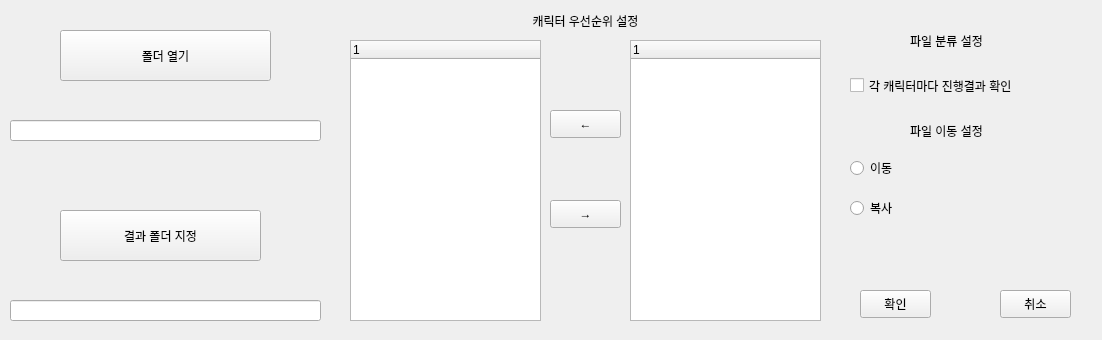
<?xml version="1.0" encoding="UTF-8"?>
<ui version="4.0">
 <class>Form</class>
 <widget class="QWidget" name="Form">
  <property name="geometry">
   <rect>
    <x>0</x>
    <y>0</y>
    <width>1102</width>
    <height>340</height>
   </rect>
  </property>
  <property name="windowTitle">
   <string>이미지 자동 분류</string>
  </property>
  <widget class="QPushButton" name="BtnFolderSrc">
   <property name="geometry">
    <rect>
     <x>60</x>
     <y>30</y>
     <width>211</width>
     <height>51</height>
    </rect>
   </property>
   <property name="text">
    <string>폴더 열기</string>
   </property>
  </widget>
  <widget class="QCheckBox" name="checkBox">
   <property name="geometry">
    <rect>
     <x>850</x>
     <y>70</y>
     <width>221</width>
     <height>31</height>
    </rect>
   </property>
   <property name="text">
    <string>각 캐릭터마다 진행결과 확인</string>
   </property>
  </widget>
  <widget class="QLabel" name="label_3">
   <property name="geometry">
    <rect>
     <x>460</x>
     <y>10</y>
     <width>251</width>
     <height>21</height>
    </rect>
   </property>
   <property name="text">
    <string>캐릭터 우선순위 설정</string>
   </property>
   <property name="alignment">
    <set>Qt::AlignCenter</set>
   </property>
  </widget>
  <widget class="QPushButton" name="buttonOK">
   <property name="geometry">
    <rect>
     <x>860</x>
     <y>290</y>
     <width>71</width>
     <height>28</height>
    </rect>
   </property>
   <property name="text">
    <string>확인</string>
   </property>
  </widget>
  <widget class="QPushButton" name="buttonCancel">
   <property name="geometry">
    <rect>
     <x>1000</x>
     <y>290</y>
     <width>71</width>
     <height>28</height>
    </rect>
   </property>
   <property name="text">
    <string>취소</string>
   </property>
  </widget>
  <widget class="QPushButton" name="buttonUP">
   <property name="geometry">
    <rect>
     <x>550</x>
     <y>110</y>
     <width>71</width>
     <height>28</height>
    </rect>
   </property>
   <property name="text">
    <string>←</string>
   </property>
  </widget>
  <widget class="QPushButton" name="buttonDown">
   <property name="geometry">
    <rect>
     <x>550</x>
     <y>200</y>
     <width>71</width>
     <height>28</height>
    </rect>
   </property>
   <property name="text">
    <string>→</string>
   </property>
  </widget>
  <widget class="QLabel" name="label_4">
   <property name="geometry">
    <rect>
     <x>910</x>
     <y>30</y>
     <width>101</width>
     <height>21</height>
    </rect>
   </property>
   <property name="text">
    <string>파일 분류 설정</string>
   </property>
  </widget>
  <widget class="QLabel" name="label_5">
   <property name="geometry">
    <rect>
     <x>910</x>
     <y>120</y>
     <width>101</width>
     <height>21</height>
    </rect>
   </property>
   <property name="text">
    <string>파일 이동 설정</string>
   </property>
  </widget>
  <widget class="QTreeWidget" name="treeWidget">
   <property name="geometry">
    <rect>
     <x>350</x>
     <y>40</y>
     <width>191</width>
     <height>281</height>
    </rect>
   </property>
   <property name="autoExpandDelay">
    <number>-1</number>
   </property>
   <column>
    <property name="text">
     <string notr="true">1</string>
    </property>
   </column>
  </widget>
  <widget class="QTreeWidget" name="treeWidget_2">
   <property name="geometry">
    <rect>
     <x>630</x>
     <y>40</y>
     <width>191</width>
     <height>281</height>
    </rect>
   </property>
   <column>
    <property name="text">
     <string notr="true">1</string>
    </property>
   </column>
  </widget>
  <widget class="QPushButton" name="BtnFolderDest">
   <property name="geometry">
    <rect>
     <x>60</x>
     <y>210</y>
     <width>201</width>
     <height>51</height>
    </rect>
   </property>
   <property name="text">
    <string>결과 폴더 지정</string>
   </property>
  </widget>
  <widget class="QLineEdit" name="SrcPath">
   <property name="geometry">
    <rect>
     <x>10</x>
     <y>120</y>
     <width>311</width>
     <height>21</height>
    </rect>
   </property>
  </widget>
  <widget class="QLineEdit" name="DestPath">
   <property name="geometry">
    <rect>
     <x>10</x>
     <y>300</y>
     <width>311</width>
     <height>21</height>
    </rect>
   </property>
  </widget>
  <widget class="QRadioButton" name="radioButton">
   <property name="geometry">
    <rect>
     <x>850</x>
     <y>160</y>
     <width>90</width>
     <height>16</height>
    </rect>
   </property>
   <property name="text">
    <string>이동</string>
   </property>
  </widget>
  <widget class="QRadioButton" name="radioButton_2">
   <property name="geometry">
    <rect>
     <x>850</x>
     <y>200</y>
     <width>90</width>
     <height>16</height>
    </rect>
   </property>
   <property name="text">
    <string>복사</string>
   </property>
  </widget>
 </widget>
 <resources/>
 <connections/>
</ui>
